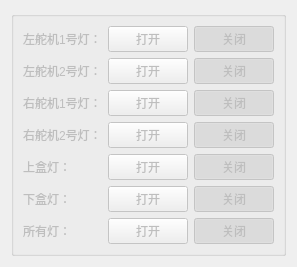
       <widget class="QWidget" name="tab_4">
        <attribute name="title">
         <string>灯光控制</string>
        </attribute>
        <layout class="QGridLayout" name="gridLayout_15">
         <item row="0" column="0">
          <widget class="QGroupBox" name="groupBox_13">
           <property name="enabled">
            <bool>false</bool>
           </property>
           <property name="title">
            <string/>
           </property>
           <layout class="QGridLayout" name="gridLayout_14">
            <item row="0" column="0">
             <widget class="QLabel" name="label_51">
              <property name="sizePolicy">
               <sizepolicy hsizetype="Fixed" vsizetype="Fixed">
                <horstretch>0</horstretch>
                <verstretch>0</verstretch>
               </sizepolicy>
              </property>
              <property name="text">
               <string>左舵机1号灯：</string>
              </property>
             </widget>
            </item>
            <item row="0" column="1">
             <widget class="QPushButton" name="leftlight1open">
              <property name="text">
               <string>打开</string>
              </property>
              <property name="checkable">
               <bool>true</bool>
              </property>
             </widget>
            </item>
            <item row="1" column="0">
             <widget class="QLabel" name="label_53">
              <property name="sizePolicy">
               <sizepolicy hsizetype="Fixed" vsizetype="Fixed">
                <horstretch>0</horstretch>
                <verstretch>0</verstretch>
               </sizepolicy>
              </property>
              <property name="text">
               <string>左舵机2号灯：</string>
              </property>
             </widget>
            </item>
            <item row="1" column="1">
             <widget class="QPushButton" name="leftlight2open">
              <property name="text">
               <string>打开</string>
              </property>
              <property name="checkable">
               <bool>true</bool>
              </property>
             </widget>
            </item>
            <item row="2" column="0">
             <widget class="QLabel" name="label_55">
              <property name="sizePolicy">
               <sizepolicy hsizetype="Fixed" vsizetype="Fixed">
                <horstretch>0</horstretch>
                <verstretch>0</verstretch>
               </sizepolicy>
              </property>
              <property name="text">
               <string>右舵机1号灯：</string>
              </property>
             </widget>
            </item>
            <item row="2" column="1">
             <widget class="QPushButton" name="rightlight1open">
              <property name="text">
               <string>打开</string>
              </property>
              <property name="checkable">
               <bool>true</bool>
              </property>
             </widget>
            </item>
            <item row="3" column="0">
             <widget class="QLabel" name="label_54">
              <property name="sizePolicy">
               <sizepolicy hsizetype="Fixed" vsizetype="Fixed">
                <horstretch>0</horstretch>
                <verstretch>0</verstretch>
               </sizepolicy>
              </property>
              <property name="text">
               <string>右舵机2号灯：</string>
              </property>
             </widget>
            </item>
            <item row="3" column="1">
             <widget class="QPushButton" name="rightlight2open">
              <property name="text">
               <string>打开</string>
              </property>
              <property name="checkable">
               <bool>true</bool>
              </property>
             </widget>
            </item>
            <item row="4" column="0">
             <widget class="QLabel" name="label_74">
              <property name="sizePolicy">
               <sizepolicy hsizetype="Fixed" vsizetype="Fixed">
                <horstretch>0</horstretch>
                <verstretch>0</verstretch>
               </sizepolicy>
              </property>
              <property name="text">
               <string>上盒灯：</string>
              </property>
             </widget>
            </item>
            <item row="5" column="0">
             <widget class="QLabel" name="label_79">
              <property name="sizePolicy">
               <sizepolicy hsizetype="Fixed" vsizetype="Fixed">
                <horstretch>0</horstretch>
                <verstretch>0</verstretch>
               </sizepolicy>
              </property>
              <property name="text">
               <string>下盒灯：</string>
              </property>
             </widget>
            </item>
            <item row="5" column="1">
             <widget class="QPushButton" name="downlightopen">
              <property name="text">
               <string>打开</string>
              </property>
              <property name="checkable">
               <bool>true</bool>
              </property>
             </widget>
            </item>
            <item row="6" column="0">
             <widget class="QLabel" name="label_80">
              <property name="sizePolicy">
               <sizepolicy hsizetype="Fixed" vsizetype="Fixed">
                <horstretch>0</horstretch>
                <verstretch>0</verstretch>
               </sizepolicy>
              </property>
              <property name="text">
               <string>所有灯：</string>
              </property>
             </widget>
            </item>
            <item row="6" column="1">
             <widget class="QPushButton" name="lightsopen">
              <property name="text">
               <string>打开</string>
              </property>
              <property name="checkable">
               <bool>true</bool>
              </property>
             </widget>
            </item>
            <item row="4" column="1">
             <widget class="QPushButton" name="uplightopen">
              <property name="text">
               <string>打开</string>
              </property>
              <property name="checkable">
               <bool>true</bool>
              </property>
             </widget>
            </item>
            <item row="0" column="2">
             <widget class="QPushButton" name="leftlight1close">
              <property name="text">
               <string>关闭</string>
              </property>
              <property name="checkable">
               <bool>true</bool>
              </property>
              <property name="checked">
               <bool>true</bool>
              </property>
             </widget>
            </item>
            <item row="1" column="2">
             <widget class="QPushButton" name="leftlight2close">
              <property name="text">
               <string>关闭</string>
              </property>
              <property name="checkable">
               <bool>true</bool>
              </property>
              <property name="checked">
               <bool>true</bool>
              </property>
             </widget>
            </item>
            <item row="2" column="2">
             <widget class="QPushButton" name="rightlight1close">
              <property name="text">
               <string>关闭</string>
              </property>
              <property name="checkable">
               <bool>true</bool>
              </property>
              <property name="checked">
               <bool>true</bool>
              </property>
             </widget>
            </item>
            <item row="3" column="2">
             <widget class="QPushButton" name="rightlight2close">
              <property name="text">
               <string>关闭</string>
              </property>
              <property name="checkable">
               <bool>true</bool>
              </property>
              <property name="checked">
               <bool>true</bool>
              </property>
             </widget>
            </item>
            <item row="4" column="2">
             <widget class="QPushButton" name="uplightclose">
              <property name="text">
               <string>关闭</string>
              </property>
              <property name="checkable">
               <bool>true</bool>
              </property>
              <property name="checked">
               <bool>true</bool>
              </property>
             </widget>
            </item>
            <item row="5" column="2">
             <widget class="QPushButton" name="downlightclose">
              <property name="text">
               <string>关闭</string>
              </property>
              <property name="checkable">
               <bool>true</bool>
              </property>
              <property name="checked">
               <bool>true</bool>
              </property>
             </widget>
            </item>
            <item row="6" column="2">
             <widget class="QPushButton" name="lightsclose">
              <property name="text">
               <string>关闭</string>
              </property>
              <property name="checkable">
               <bool>true</bool>
              </property>
              <property name="checked">
               <bool>true</bool>
              </property>
             </widget>
            </item>
           </layout>
          </widget>
         </item>
        </layout>
       </widget>
